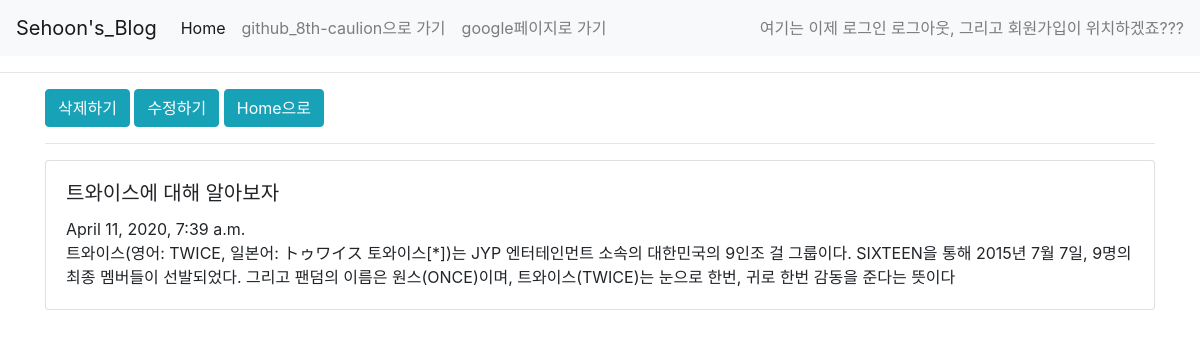
Page /blog/3 on the committed database.
### blogpost/models.py (models this page shows, shortened)
class Blog(models.Model):
    title = models.CharField(max_length = 200)
    pub_date = models.DateTimeField('date published')
    body = models.TextField()

### blogpost/views.py (the view)
# urls.py: path('blog/<int:blog_id>', blogpost.views.detail, name="detail"),
def detail(request, blog_id):
    details = get_object_or_404(Blog, pk = blog_id)
    return render(request, 'detail.html', {'details' : details})

### blogpost/templates/detail.html
{% extends 'base.html' %}
{% block content %}
<a href="{% url 'delete' details.id %}"><button type="button" class="btn btn-info">삭제하기</button></a>
<a href="{% url 'edit' details.id %}"><button type="button" class="btn btn-info">수정하기</button></a>
<a href="{% url 'home' %}" class="btn btn-info">Home으로</a>
<hr>
<div class="row">
    <div class="col-sm-12">
        <div class="card">
            <div class="card-body">
                <h5 class="card-title">{{details.title}}</h5>
                {{details.pub_date}}
                <p class="card-text">{{details.body}}</p>
            </div>
        </div>
    </div>
</div>
{% endblock %}

### rows in the picture
Blog: title "트와이스에 대해 알아보자", pub_date "April 11, 2020, 7:39 a.m.", body "트와이스(영어: TWICE, 일본어: トゥワイス 토와이스[*])는 JYP 엔터테인먼트 소속의 대한민국의 9인조 걸 그룹이다. SIXTEEN을 통해 2015년 7월 7일, 9명의 최종 멤버들이 선발되었다. 그리고 팬덤의 이름은 원스(ONCE)이며, 트와이스(TWICE)는 눈으로 한번, 귀로 한번 감동을 준다는 뜻이다"
